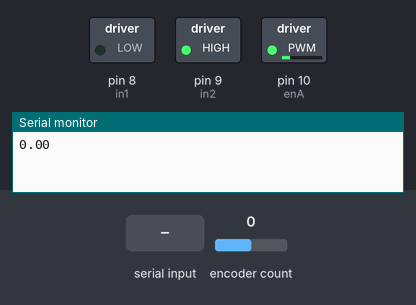
Simulated run of this sketch. Board: Arduino Uno, built with avr-gcc and run on an emulated ATmega328P. Shown: switched loads named in the sketch (green lamp = pin HIGH), the last lines printed to the serial monitor. Inputs (shaded band) come from the test bench; at power-on: encoder count 0.

Above: at 1.2 s.
1.3 s: "90,45\n" received over the second serial link
At 2.9 s:
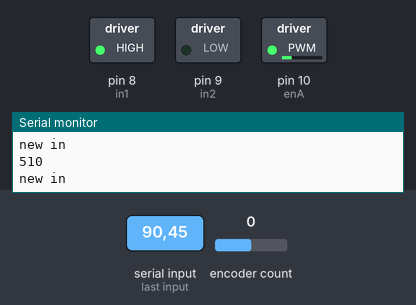
3.2 s: "30,150\n" received over the second serial link
At 3.65 s:
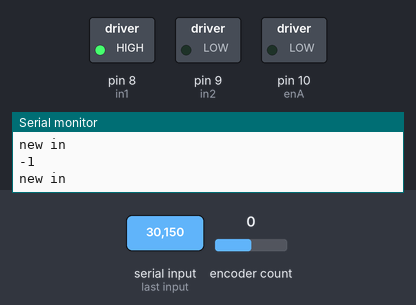
5.2 s: "5\n" received over the second serial link
At 5.35 s:
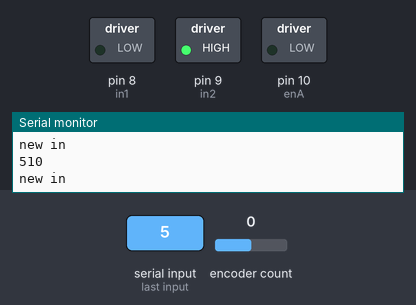
6.9 s: encoder count set to 1
At 8.2 s:
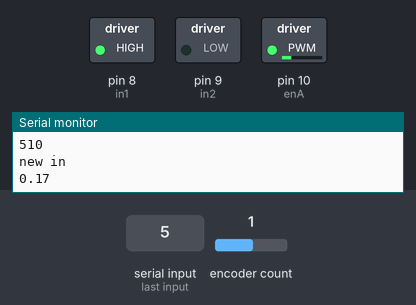
Timing chart, 0 to 9.4 s (numbered marks = the images above; inputs shaded):
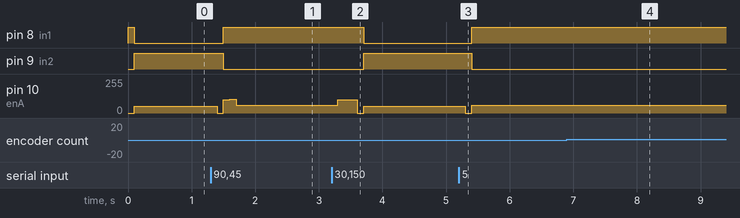

Measured:
- after the input at 1.3 s, pin 8 (in1): LOW → HIGH after 0.20 s; pin 9 (in2): HIGH → LOW after 0.20 s; pin 10 (enA): 50/255 → 0/255 after 0.10 s, → 98/255 0.10 s later, → 102/255 0.10 s later, → 60/255 0.10 s later
- after the input at 3.2 s, pin 8 (in1): HIGH → LOW after 0.50 s; pin 9 (in2): LOW → HIGH after 0.50 s; pin 10 (enA): 60/255 → 98/255 after 0.10 s, → 99/255 0.10 s later, → 98/255 0.10 s later, → 0/255 0.10 s later, … (5 changes in this stretch)
- after the input at 5.2 s, pin 8 (in1): LOW → HIGH after 0.20 s; pin 9 (in2): HIGH → LOW after 0.20 s; pin 10 (enA): 51/255 → 0/255 after 0.10 s, → 60/255 0.10 s later
- after the input at 6.9 s, pin 10 (enA): 60/255 → 59/255 at once

The sketch:

stepper_emulator_p.ino
```cpp
#include <SoftwareSerial.h> //Serial library
#include <Encoder.h>


#define DEBUG_MODE true


#define enA 10
#define in1 8
#define in2 9

#define CW true
#define CCW false

#define ENCODER_STEP 0.042939

// *** BT ***
SoftwareSerial bt (2,4);  //RX, TX (Switched on the Bluetooth - RX -> TX | TX -> RX)
bool use_bt = true;
int input = 0;
char sign;

// *** Motor ***
bool cur_direction = CW;
int target = 0;
bool new_input = false;
bool dir_to_target;
double newPosition;

// *** Encoder ***
Encoder myEnc(5, 6);
double oldPosition  = -999;

// *** P ***
float P = 1;
int MAX_SPEED = 255;
int MIN_SPEED = 50;

void setup() {
  if (use_bt){
    bt.begin(9600);
    //bt.listen();
  }
  Serial.begin(9600);

  pinMode(enA, OUTPUT);
  pinMode(in1, OUTPUT);
  pinMode(in2, OUTPUT);

  direction(true);
}

void loop() {

  // *** Read Encoder ***
  newPosition = myEnc.read() * ENCODER_STEP;
  if (abs(newPosition - oldPosition) > ENCODER_STEP){
    oldPosition = newPosition;
    Serial.println(newPosition);
  }

  // *** Get input ***
  if (use_bt){
    if (bt.available()){
      delay(100);
      sign = bt.read();
      input = (int)bt.read();

      Serial.print(sign);
      Serial.println(input);

      if (sign == '-'){
        input = -input;
      }
      new_input = true;
    }
  }else{
    if (Serial.available() > 0) {
      input = Serial.parseInt();
      Serial.println(String(input));
      new_input = true;
    }
  }


  // *** Move motor ***
  if (new_input){
    new_input = false;
    Serial.println("new in");
    target = newPosition + input;
    dir_to_target = target>newPosition;
  }

  move_to_target();
}

void move_to_target(){
  int p_val = min((int)(P * abs(target - newPosition)), MAX_SPEED - MIN_SPEED);
  if (target - newPosition > ENCODER_STEP && dir_to_target == CW){
    rotate(MIN_SPEED + p_val);
  }else if (target - newPosition < ENCODER_STEP && dir_to_target == CCW){
    rotate(-MIN_SPEED - p_val);
  }else{
    rotate(0);
  }
}

void rotate(int rot_speed){
   bool new_direction = rot_speed>0;
   if (cur_direction != new_direction){
    analogWrite(enA, 0);
    //Serial.println("Change dir");
    delay(100);
   }
   direction(rot_speed>0);
   analogWrite(enA, abs(rot_speed));
   cur_direction = new_direction;
}

void direction(bool cw){
  if (cw){
    digitalWrite(in1, HIGH);
    digitalWrite(in2, LOW);
  }else{
    digitalWrite(in1, LOW);
    digitalWrite(in2, HIGH);
  }
}
```
